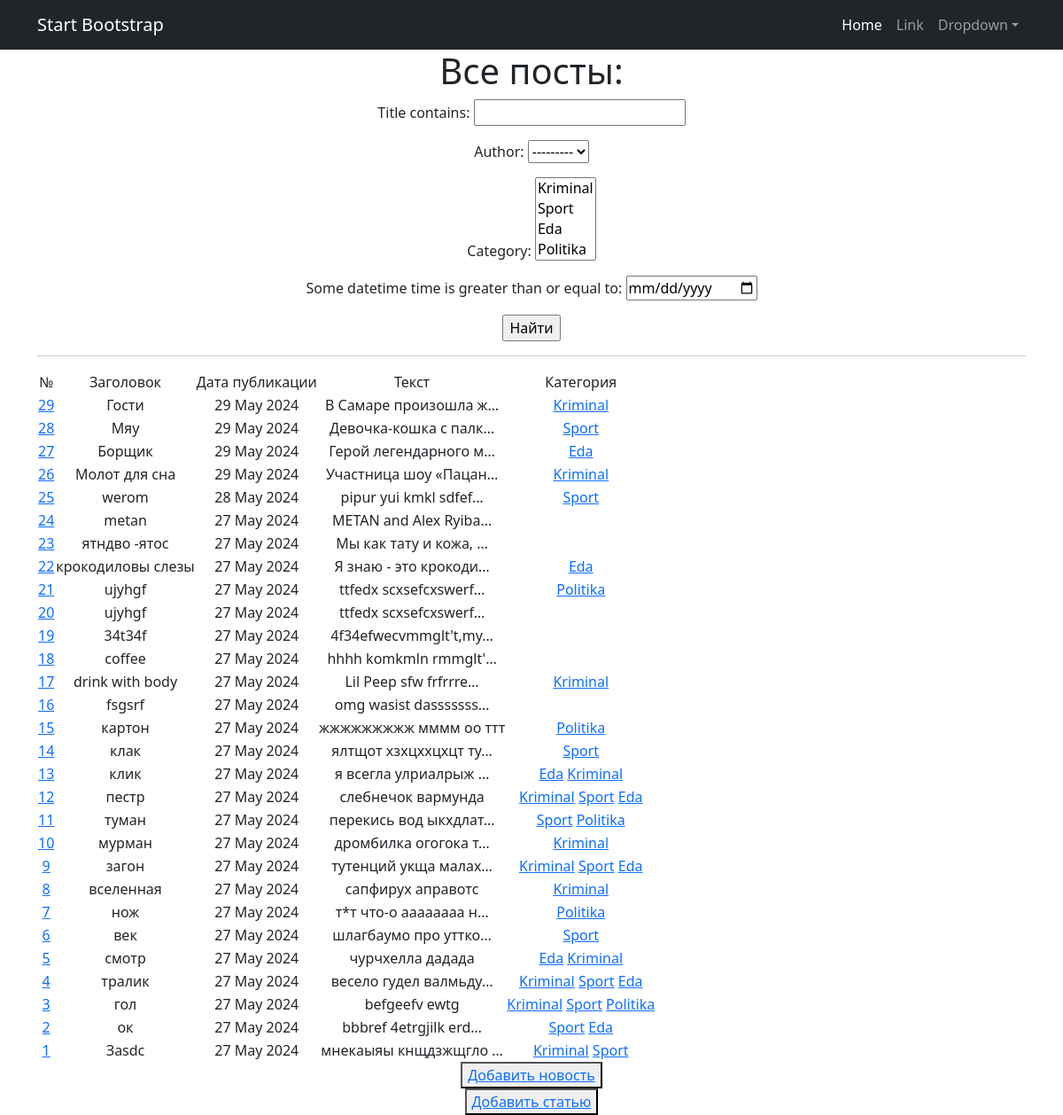
The app's page /posts/post/search/ with its own data.
### news/models.py (models this page shows, shortened)
class Post(models.Model):
    title = models.CharField(max_length=255)
    text = models.TextField()
    some_datetime = models.DateTimeField(auto_now_add=True)   #автоматическая дата
    rating = models.IntegerField(default=0)
    post_type = models.CharField(max_length=2, choices=POST_TYPES)  # поле с выбором статья или новость
    author = models.ForeignKey(Author, on_delete=models.CASCADE)  # связь 1 ко многим с моделью автор
    category = models.ManyToManyField(Category, through='PostCategory')  # связь многие ко многим с моделью категория ( с доп.моделью посткатегорией)

class Category(models.Model):
    name = models.CharField(max_length=255, unique=True)  # название категории
    subscribers = models.ManyToManyField(User, related_name='Подписчики')
    class Meta:
        verbose_name = 'Категория'
        verbose_name_plural = 'Категории'
    def __str__(self):
        return self.name

### news/views.py (the view)
# urls.py: path('post/search/', PostSearch.as_view()),
class PostSearch(ListView):
    model = Post
    ordering = '-some_datetime'
    template_name = 'search.html'
    context_object_name = 'posts'
    def get_queryset(self):
        queryset = super().get_queryset()
        self.filterset = PostFilter(self.request.GET, queryset)
        return self.filterset.qs
    def get_context_data(self, **kwargs):
        context = super().get_context_data(**kwargs)
        context['filterset'] = self.filterset
        return context

### news/models.py (called while the page is built)
    def __str__(self):
        return self.user.username

### news/templatetags/custom_filters.py (called while the page is built)
@register.filter()
def censor(value):
    if not isinstance(value, str):
        raise TypeError()
    for word in value.split():
        if word.lower() in cenc:
            value = value.replace(word, f"{word[0]}{'*' * (len(word) - 2)}{word[-1]}")
    return value

### templates/search.html (shortened to what this page needs)
{% extends 'flatpages/default.html' %}
{% load custom_filters %}
{% block content %}
<h1>Все посты:</h1>
   <form action="" method="get">
       {{ filterset.form.as_p }}
       <input type="submit" value="Найти" />
   </form>
<hr>
    {% if posts %}
        <table>
            <tr>
                <td>№</td>
                <td>Заголовок</td>
                <td>Дата публикации</td>
                <td>Текст</td>
                <td>Категория</td>
            </tr>
            {% for post in posts%}
            <tr>
                <td><a href="{% url 'post_detail' post.id %}"> {{post.id}}</a></td>
                <td>{{ post.title|censor }}</td>
                <td>{{ post.some_datetime|date:'d M Y' }}</td>
                <td>{{ post.text|truncatechars:21|censor }}</td>
                <td>
                    {% for category in post.category.all %}
                        <a href="{% url 'category_list' category.id %}">{{ category.name }}</a>
                    {% endfor %}
                </td>
                </tr>
            {% endfor %}
        </table>
    {% else %}
        <h2>Постов нет!</h2>
    {% endif %}
<div><button> <a href="{% url 'news_create'  %}"> Добавить новость</a> </button></div>
<div><button> <a href="{% url 'articles_create' %}"> Добавить статью</a> </button></div>
{% endblock content %}

### records on screen
Post: id "29", title|censor "Гости", some_datetime "29 May 2024", text|censor "В Самаре произошла ж…"
Category: name "Kriminal"
Post: id "28", title|censor "Мяу", some_datetime "29 May 2024", text|censor "Девочка-кошка с палк…"
Category: name "Sport"
Post: id "27", title|censor "Борщик", some_datetime "29 May 2024", text|censor "Герой легендарного м…"
Category: name "Eda"
Post: id "26", title|censor "Молот для сна", some_datetime "29 May 2024", text|censor "Участница шоу «Пацан…"
Post: id "25", title|censor "werom", some_datetime "28 May 2024", text|censor "pipur yui kmkl sdfef…"
Post: id "24", title|censor "metan", some_datetime "27 May 2024", text|censor "METAN and Alex Ryiba…"
Post: id "23", title|censor "ятндво -ятос", some_datetime "27 May 2024", text|censor "Мы как тату и кожа, …"
Post: id "22", title|censor "крокодиловы слезы", some_datetime "27 May 2024", text|censor "Я знаю - это крокоди…"
Post: id "21", title|censor "ujyhgf", some_datetime "27 May 2024", text|censor "ttfedx scxsefcxswerf…"
Category: name "Politika"
Post: id "20", title|censor "ujyhgf", some_datetime "27 May 2024", text|censor "ttfedx scxsefcxswerf…"
Post: id "19", title|censor "34t34f", some_datetime "27 May 2024", text|censor "4f34efwecvmmglt't,my…"
Post: id "18", title|censor "coffee", some_datetime "27 May 2024", text|censor "hhhh komkmln rmmglt'…"
Post: id "17", title|censor "drink with body", some_datetime "27 May 2024", text|censor "Lil Peep sfw frfrrre…"
Post: id "16", title|censor "fsgsrf", some_datetime "27 May 2024", text|censor "omg wasist dasssssss…"
Post: id "15", title|censor "картон", some_datetime "27 May 2024", text|censor "жжжжжжжжж мммм оо ттт"
Post: id "14", title|censor "клак", some_datetime "27 May 2024", text|censor "ялтщот хзхцххцхцт ту…"
Post: id "13", title|censor "клик", some_datetime "27 May 2024", text|censor "я всегла улриалрыж …"
Post: id "12", title|censor "пестр", some_datetime "27 May 2024", text|censor "слебнечок вармунда"
Post: id "11", title|censor "туман", some_datetime "27 May 2024", text|censor "перекись вод ыкхдлат…"
Post: id "10", title|censor "мурман", some_datetime "27 May 2024", text|censor "дромбилка огогока т…"
Post: id "9", title|censor "загон", some_datetime "27 May 2024", text|censor "тутенций укща малах…"
Post: id "8", title|censor "вселенная", some_datetime "27 May 2024", text|censor "сапфирух аправотс"
Post: id "7", title|censor "нож", some_datetime "27 May 2024", text|censor "т*т что-о аааааааа н…"
Post: id "6", title|censor "век", some_datetime "27 May 2024", text|censor "шлагбаумо про уттко…"
Post: id "5", title|censor "смотр", some_datetime "27 May 2024", text|censor "чурчхелла дадада"
Post: id "4", title|censor "тралик", some_datetime "27 May 2024", text|censor "весело гудел валмьду…"
Post: id "3", title|censor "гол", some_datetime "27 May 2024", text|censor "befgeefv ewtg"
Post: id "2", title|censor "ок", some_datetime "27 May 2024", text|censor "bbbref 4etrgjilk erd…"
Post: id "1", title|censor "Заsdc", some_datetime "27 May 2024", text|censor "мнекаыяы кнщдзжщгло …"
